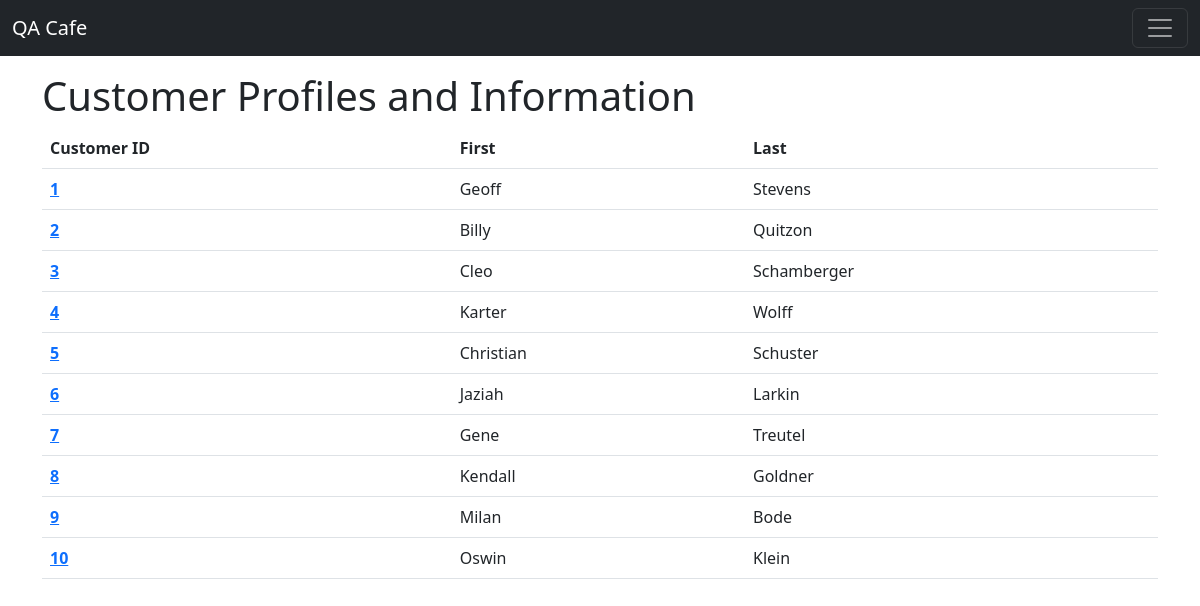
Page /Customer on the committed database.
### tables this page shows
CREATE TABLE "customer" (
	"customerID"	INTEGER NOT NULL,
	"firstName"	TEXT NOT NULL,
	"lastName"	TEXT NOT NULL,
	PRIMARY KEY("customerID" AUTOINCREMENT)
);

### app.py (the view)
    @app.route("/Customer")
    def customerPage():
        customerData = dataBaseController.ReadAllCustomers().fetchall()
        clientList = list()
        for result in customerData:
            customerProfile = (result[0], result[1], result[2])
            clientList.append(customerProfile)
        return render_template('customer.html', customerData=clientList)

### Database/DataBaseApp.py (called while the page is built)
    def executeQuery(self, queryString, commit=False):
        dbConnection = sqlite.connect(self.dbConnectionString)
        with dbConnection:
            dbCur = dbConnection.cursor()
            queryResult = dbCur.execute(queryString)
            if commit == True:
                dbConnection.commit()
        return queryResult

    def ReadAllCustomers(self):
        return self.executeQuery("Select * From Customer;")

### templates/customer.html (shortened to what this page needs)
{% extends "base.html" %}
{% block content %}
<div class="container-sm">
<h1>Customer Profiles and Information</h1>
<table class="table">
<thead>
    <tr>
    <th scope="col">Customer ID</th>
    <th scope="col">First</th>
    <th scope="col">Last</th>
    </tr>
</thead>
<tbody>
{% for customer in customerData%}
<tr>
    <th scope="row"><a href="{{ url_for('customerProfile', CustomerID=customer[0])}}">{{ customer[0] }}</div></th>
    <td>{{ customer[1] }}</td>
    <td>{{ customer[2] }}</td>
</tr>
{% endfor %}
{% endblock %}

### templates/base.html (shortened to what this page needs)
<!DOCTYPE html>
<html lang="en">
<head>
    <link href="https://cdn.jsdelivr.net/npm/bootstrap@5.2.3/dist/css/bootstrap.min.css" rel="stylesheet">
</head>
<body>
  <nav class="navbar navbar-dark bg-dark fixed-top">
    <div class="container-fluid">
      <a class="navbar-brand" href="#">QA Cafe</a>
      <button class="navbar-toggler" type="button" data-bs-toggle="offcanvas" data-bs-target="#offcanvasDarkNavbar" aria-controls="offcanvasDarkNavbar">
        <span class="navbar-toggler-icon"></span>
      </button>
    </div>
  </nav>
  <br>
  <br>
  <br>
  {% block content %}{% endblock %}
</body>
</html>

### rows in the picture
customer: customerID "1", firstName "Geoff", lastName "Stevens"
customer: customerID "2", firstName "Billy", lastName "Quitzon"
customer: customerID "3", firstName "Cleo", lastName "Schamberger"
customer: customerID "4", firstName "Karter", lastName "Wolff"
customer: customerID "5", firstName "Christian", lastName "Schuster"
customer: customerID "6", firstName "Jaziah", lastName "Larkin"
customer: customerID "7", firstName "Gene", lastName "Treutel"
customer: customerID "8", firstName "Kendall", lastName "Goldner"
customer: customerID "9", firstName "Milan", lastName "Bode"
customer: customerID "10", firstName "Oswin", lastName "Klein"
